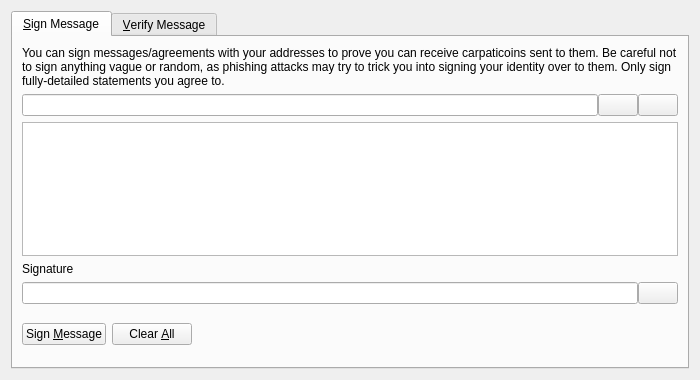
<?xml version="1.0" encoding="UTF-8"?>
<ui version="4.0">
 <class>SignVerifyMessageDialog</class>
 <widget class="QDialog" name="SignVerifyMessageDialog">
  <property name="geometry">
   <rect>
    <x>0</x>
    <y>0</y>
    <width>700</width>
    <height>380</height>
   </rect>
  </property>
  <property name="windowTitle">
   <string>Signatures - Sign / Verify a Message</string>
  </property>
  <property name="modal">
   <bool>true</bool>
  </property>
  <layout class="QVBoxLayout" name="verticalLayout">
   <item>
    <widget class="QTabWidget" name="tabWidget">
     <property name="currentIndex">
      <number>0</number>
     </property>
     <widget class="QWidget" name="tabSignMessage">
      <attribute name="title">
       <string>&amp;Sign Message</string>
      </attribute>
      <layout class="QVBoxLayout" name="verticalLayout_SM">
       <item>
        <widget class="QLabel" name="infoLabel_SM">
         <property name="text">
          <string>You can sign messages/agreements with your addresses to prove you can receive carpaticoins sent to them. Be careful not to sign anything vague or random, as phishing attacks may try to trick you into signing your identity over to them. Only sign fully-detailed statements you agree to.</string>
         </property>
         <property name="textFormat">
          <enum>Qt::PlainText</enum>
         </property>
         <property name="wordWrap">
          <bool>true</bool>
         </property>
        </widget>
       </item>
       <item>
        <layout class="QHBoxLayout" name="horizontalLayout_1_SM">
         <property name="spacing">
          <number>0</number>
         </property>
         <item>
          <widget class="QValidatedLineEdit" name="addressIn_SM">
           <property name="toolTip">
            <string>The Carpaticoin address to sign the message with</string>
           </property>
          </widget>
         </item>
         <item>
          <widget class="QPushButton" name="addressBookButton_SM">
           <property name="toolTip">
            <string>Choose previously used address</string>
           </property>
           <property name="text">
            <string/>
           </property>
           <property name="icon">
            <iconset resource="../bitcoin.qrc">
             <normaloff>:/icons/address-book</normaloff>:/icons/address-book</iconset>
           </property>
           <property name="shortcut">
            <string>Alt+A</string>
           </property>
           <property name="autoDefault">
            <bool>false</bool>
           </property>
          </widget>
         </item>
         <item>
          <widget class="QPushButton" name="pasteButton_SM">
           <property name="toolTip">
            <string>Paste address from clipboard</string>
           </property>
           <property name="text">
            <string/>
           </property>
           <property name="icon">
            <iconset resource="../bitcoin.qrc">
             <normaloff>:/icons/editpaste</normaloff>:/icons/editpaste</iconset>
           </property>
           <property name="shortcut">
            <string>Alt+P</string>
           </property>
           <property name="autoDefault">
            <bool>false</bool>
           </property>
          </widget>
         </item>
        </layout>
       </item>
       <item>
        <widget class="QPlainTextEdit" name="messageIn_SM">
         <property name="toolTip">
          <string>Enter the message you want to sign here</string>
         </property>
        </widget>
       </item>
       <item>
        <widget class="QLabel" name="signatureLabel_SM">
         <property name="text">
          <string>Signature</string>
         </property>
         <property name="textFormat">
          <enum>Qt::PlainText</enum>
         </property>
        </widget>
       </item>
       <item>
        <layout class="QHBoxLayout" name="horizontalLayout_2_SM">
         <property name="spacing">
          <number>0</number>
         </property>
         <item>
          <widget class="QLineEdit" name="signatureOut_SM">
           <property name="font">
            <font>
             <italic>true</italic>
            </font>
           </property>
           <property name="readOnly">
            <bool>true</bool>
           </property>
          </widget>
         </item>
         <item>
          <widget class="QPushButton" name="copySignatureButton_SM">
           <property name="toolTip">
            <string>Copy the current signature to the system clipboard</string>
           </property>
           <property name="text">
            <string/>
           </property>
           <property name="icon">
            <iconset resource="../bitcoin.qrc">
             <normaloff>:/icons/editcopy</normaloff>:/icons/editcopy</iconset>
           </property>
           <property name="autoDefault">
            <bool>false</bool>
           </property>
          </widget>
         </item>
        </layout>
       </item>
       <item>
        <layout class="QHBoxLayout" name="horizontalLayout_3_SM">
         <item>
          <widget class="QPushButton" name="signMessageButton_SM">
           <property name="toolTip">
            <string>Sign the message to prove you own this Carpaticoin address</string>
           </property>
           <property name="text">
            <string>Sign &amp;Message</string>
           </property>
           <property name="icon">
            <iconset resource="../bitcoin.qrc">
             <normaloff>:/icons/edit</normaloff>:/icons/edit</iconset>
           </property>
           <property name="autoDefault">
            <bool>false</bool>
           </property>
          </widget>
         </item>
         <item>
          <widget class="QPushButton" name="clearButton_SM">
           <property name="toolTip">
            <string>Reset all sign message fields</string>
           </property>
           <property name="text">
            <string>Clear &amp;All</string>
           </property>
           <property name="icon">
            <iconset resource="../bitcoin.qrc">
             <normaloff>:/icons/remove</normaloff>:/icons/remove</iconset>
           </property>
           <property name="autoDefault">
            <bool>false</bool>
           </property>
          </widget>
         </item>
         <item>
          <spacer name="horizontalSpacer_1_SM">
           <property name="orientation">
            <enum>Qt::Horizontal</enum>
           </property>
           <property name="sizeHint" stdset="0">
            <size>
             <width>40</width>
             <height>48</height>
            </size>
           </property>
          </spacer>
         </item>
         <item>
          <widget class="QLabel" name="statusLabel_SM">
           <property name="font">
            <font>
             <weight>75</weight>
             <bold>true</bold>
            </font>
           </property>
           <property name="text">
            <string/>
           </property>
           <property name="wordWrap">
            <bool>true</bool>
           </property>
          </widget>
         </item>
         <item>
          <spacer name="horizontalSpacer_2_SM">
           <property name="orientation">
            <enum>Qt::Horizontal</enum>
           </property>
           <property name="sizeHint" stdset="0">
            <size>
             <width>40</width>
             <height>48</height>
            </size>
           </property>
          </spacer>
         </item>
        </layout>
       </item>
      </layout>
     </widget>
     <widget class="QWidget" name="tabVerifyMessage">
      <attribute name="title">
       <string>&amp;Verify Message</string>
      </attribute>
      <layout class="QVBoxLayout" name="verticalLayout_VM">
       <item>
        <widget class="QLabel" name="infoLabel_VM">
         <property name="text">
          <string>Enter the receiver's address, message (ensure you copy line breaks, spaces, tabs, etc. exactly) and signature below to verify the message. Be careful not to read more into the signature than what is in the signed message itself, to avoid being tricked by a man-in-the-middle attack. Note that this only proves the signing party receives with the address, it cannot prove sendership of any transaction!</string>
         </property>
         <property name="textFormat">
          <enum>Qt::PlainText</enum>
         </property>
         <property name="alignment">
          <set>Qt::AlignLeading|Qt::AlignLeft|Qt::AlignTop</set>
         </property>
         <property name="wordWrap">
          <bool>true</bool>
         </property>
        </widget>
       </item>
       <item>
        <layout class="QHBoxLayout" name="horizontalLayout_1_VM">
         <property name="spacing">
          <number>0</number>
         </property>
         <item>
          <widget class="QValidatedLineEdit" name="addressIn_VM">
           <property name="toolTip">
            <string>The Carpaticoin address the message was signed with</string>
           </property>
          </widget>
         </item>
         <item>
          <widget class="QPushButton" name="addressBookButton_VM">
           <property name="toolTip">
            <string>Choose previously used address</string>
           </property>
           <property name="text">
            <string/>
           </property>
           <property name="icon">
            <iconset resource="../bitcoin.qrc">
             <normaloff>:/icons/address-book</normaloff>:/icons/address-book</iconset>
           </property>
           <property name="shortcut">
            <string>Alt+A</string>
           </property>
           <property name="autoDefault">
            <bool>false</bool>
           </property>
          </widget>
         </item>
        </layout>
       </item>
       <item>
        <widget class="QPlainTextEdit" name="messageIn_VM"/>
       </item>
       <item>
        <widget class="QValidatedLineEdit" name="signatureIn_VM"/>
       </item>
       <item>
        <layout class="QHBoxLayout" name="horizontalLayout_2_VM">
         <item>
          <widget class="QPushButton" name="verifyMessageButton_VM">
           <property name="toolTip">
            <string>Verify the message to ensure it was signed with the specified Carpaticoin address</string>
           </property>
           <property name="text">
            <string>Verify &amp;Message</string>
           </property>
           <property name="icon">
            <iconset resource="../bitcoin.qrc">
             <normaloff>:/icons/transaction_0</normaloff>:/icons/transaction_0</iconset>
           </property>
           <property name="autoDefault">
            <bool>false</bool>
           </property>
          </widget>
         </item>
         <item>
          <widget class="QPushButton" name="clearButton_VM">
           <property name="toolTip">
            <string>Reset all verify message fields</string>
           </property>
           <property name="text">
            <string>Clear &amp;All</string>
           </property>
           <property name="icon">
            <iconset resource="../bitcoin.qrc">
             <normaloff>:/icons/remove</normaloff>:/icons/remove</iconset>
           </property>
           <property name="autoDefault">
            <bool>false</bool>
           </property>
          </widget>
         </item>
         <item>
          <spacer name="horizontalSpacer_1_VM">
           <property name="orientation">
            <enum>Qt::Horizontal</enum>
           </property>
           <property name="sizeHint" stdset="0">
            <size>
             <width>40</width>
             <height>48</height>
            </size>
           </property>
          </spacer>
         </item>
         <item>
          <widget class="QLabel" name="statusLabel_VM">
           <property name="font">
            <font>
             <weight>75</weight>
             <bold>true</bold>
            </font>
           </property>
           <property name="text">
            <string/>
           </property>
           <property name="wordWrap">
            <bool>true</bool>
           </property>
          </widget>
         </item>
         <item>
          <spacer name="horizontalSpacer_2_VM">
           <property name="orientation">
            <enum>Qt::Horizontal</enum>
           </property>
           <property name="sizeHint" stdset="0">
            <size>
             <width>40</width>
             <height>48</height>
            </size>
           </property>
          </spacer>
         </item>
        </layout>
       </item>
      </layout>
     </widget>
    </widget>
   </item>
  </layout>
 </widget>
 <customwidgets>
  <customwidget>
   <class>QValidatedLineEdit</class>
   <extends>QLineEdit</extends>
   <header>qt/qvalidatedlineedit.h</header>
  </customwidget>
 </customwidgets>
 <resources>
  <include location="../bitcoin.qrc"/>
 </resources>
 <connections/>
</ui>
